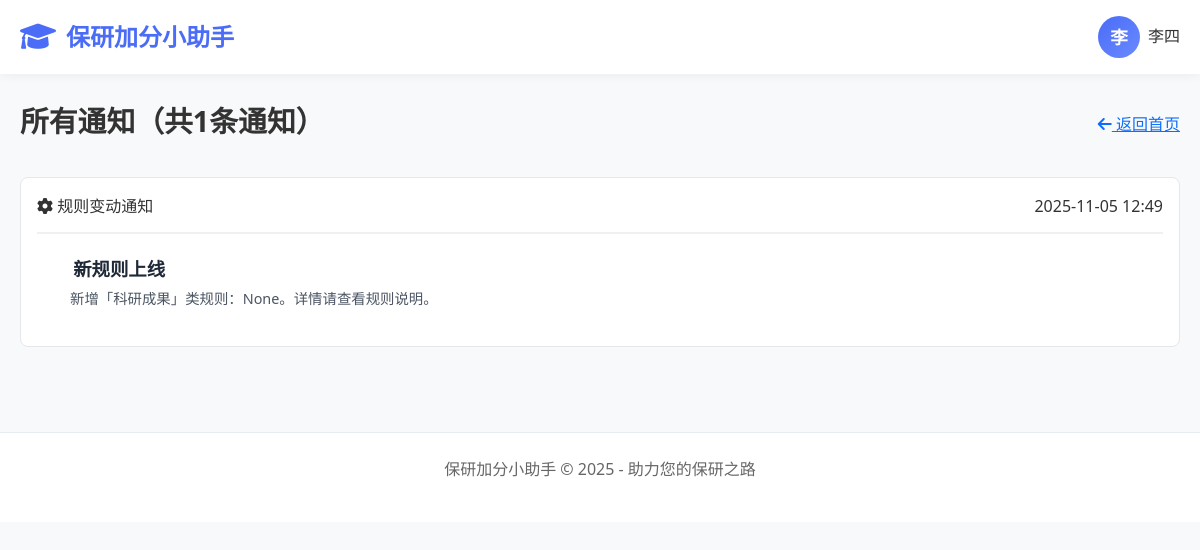
Before: /student/notifications/ (signed in) with the older database file.
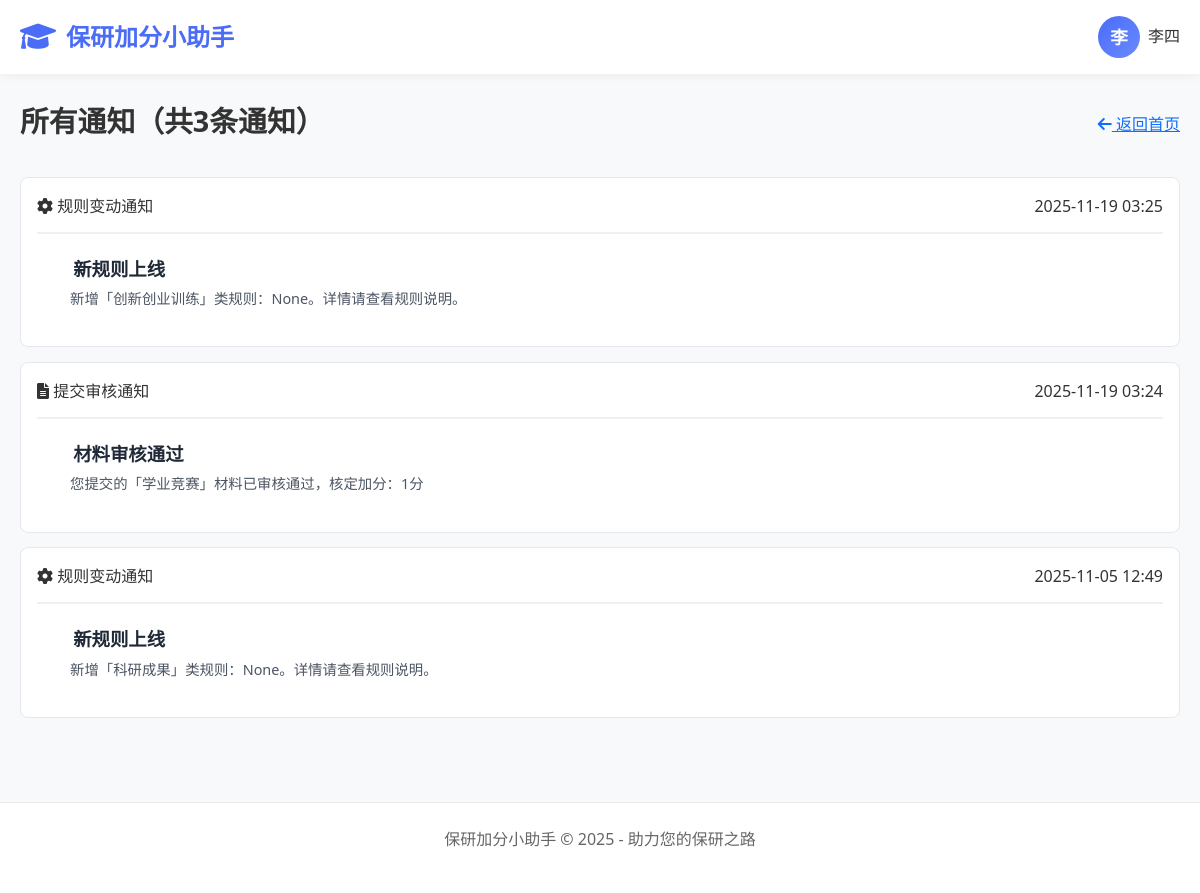
After: the same page with the newer database file.
### apps/students/models.py (models this page shows)
class Notification(models.Model):
    NOTIFICATION_TYPES = (
        ('submission', '提交审核通知'),
        ('rule', '规则变动通知'),
        ('system', '系统通知'),
    )
    recipient = models.ForeignKey(
        User,
        on_delete=models.CASCADE,
        related_name='notifications'
    )
    title = models.CharField(max_length=100)
    content = models.TextField()
    type = models.CharField(max_length=20, choices=NOTIFICATION_TYPES)
    is_read = models.BooleanField(default=False)
    created_at = models.DateTimeField(default=timezone.now)
    class Meta:
        ordering = ['-created_at']

### apps/students/views.py (the view)
# urls.py: path('notifications/', views.notifications, name='notifications'),
@login_required
def notifications(request):
    Notification.objects.filter(
        recipient=request.user,
        is_read=False
    ).update(is_read=True)
    all_notifications = Notification.objects.filter(
        recipient=request.user
    ).order_by('-created_at')
    return render(request, 'students/notifications.html', {
        'notifications': all_notifications
    })

### templates/students/notifications.html (shortened to what this page needs)
{% extends 'students/base.html' %}
{% load static %}
{% block extra_css %}
    <link href="{% static 'CSS/students/notifications.css' %}" rel="stylesheet">
{% endblock %}
{% block content %}
<div class="notifications-container">
    <div class="page-header">
        <h1 class="page-title">所有通知（共{{ notifications|length }}条通知）</h1>
        <a href="{% url 'index' %}" class="back-btn">
            <i class="fas fa-arrow-left"></i>
            <span>返回首页</span>
        </a>
    </div>
    <div class="notifications-list">
        {% for notification in notifications %}
        <div class="notification-item {% if not notification.is_read %}unread{% endif %}">
            <div class="notification-header">
                <div class="notification-type">
                    {% if notification.type == 'submission' %}
                        <i class="fas fa-file-alt"></i>
                        <span>提交审核通知</span>
                    {% elif notification.type == 'rule' %}
                        <i class="fas fa-cog"></i>
                        <span>规则变动通知</span>
                    {% else %}
                        <i class="fas fa-bullhorn"></i>
                        <span>系统通知</span>
                    {% endif %}
                </div>
                <div class="notification-time">
                    {{ notification.created_at|date:"Y-m-d H:i" }}
                </div>
            </div>
            <div class="notification-content">
                <h3 class="notification-title">{{ notification.title }}</h3>
                <p class="notification-text">{{ notification.content }}</p>
            </div>
        </div>
        {% empty %}
        <div class="empty-state">
            <i class="fas fa-bell"></i>
            <h4>暂无通知</h4>
            <p>您暂时没有收到任何通知</p>
        </div>
        {% endfor %}
    </div>
</div>
{% endblock %}

Changed rows visible on the page:
added Notification: type "rule" (drawn), created_at "2025-11-19 03:25", title "新规则上线", content "新增「创新创业训练」类规则：None。详情请查看规则说明。"
added Notification: type "submission" (drawn), created_at "2025-11-19 03:24", title "材料审核通过", content "您提交的「学业竞赛」材料已审核通过，核定加分：1分"
Other visible differences:
{{ notifications|length }}: "1" → "3"
